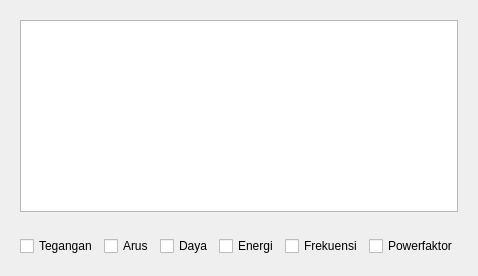
                  <widget class="QWidget" name="tab_2_average">
                   <property name="enabled">
                    <bool>true</bool>
                   </property>
                   <property name="sizePolicy">
                    <sizepolicy hsizetype="Expanding" vsizetype="Expanding">
                     <horstretch>0</horstretch>
                     <verstretch>0</verstretch>
                    </sizepolicy>
                   </property>
                   <attribute name="title">
                    <string>2</string>
                   </attribute>
                   <layout class="QVBoxLayout" name="verticalLayout_5">
                    <item>
                     <widget class="QWidget" name="avg2_container_top" native="true">
                      <property name="sizePolicy">
                       <sizepolicy hsizetype="Expanding" vsizetype="Expanding">
                        <horstretch>0</horstretch>
                        <verstretch>0</verstretch>
                       </sizepolicy>
                      </property>
                      <layout class="QGridLayout" name="gridLayout_10">
                       <item row="0" column="0">
                        <widget class="QGraphicsView" name="graphic_HOME_average_1">
                         <property name="font">
                          <font>
                           <family>JetBrains Mono</family>
                          </font>
                         </property>
                        </widget>
                       </item>
                      </layout>
                     </widget>
                    </item>
                    <item>
                     <widget class="QWidget" name="avg2_container_bot" native="true">
                      <property name="sizePolicy">
                       <sizepolicy hsizetype="Fixed" vsizetype="Fixed">
                        <horstretch>0</horstretch>
                        <verstretch>0</verstretch>
                       </sizepolicy>
                      </property>
                      <layout class="QGridLayout" name="gridLayout_9">
                       <item row="0" column="0">
                        <widget class="QCheckBox" name="checkBox_avg_tegangan">
                         <property name="text">
                          <string>Tegangan</string>
                         </property>
                        </widget>
                       </item>
                       <item row="0" column="1">
                        <widget class="QCheckBox" name="checkBox_avg_arus">
                         <property name="text">
                          <string>Arus</string>
                         </property>
                        </widget>
                       </item>
                       <item row="0" column="2">
                        <widget class="QCheckBox" name="checkBox_avg_daya">
                         <property name="text">
                          <string>Daya</string>
                         </property>
                        </widget>
                       </item>
                       <item row="0" column="3">
                        <widget class="QCheckBox" name="checkBox_avg_energi">
                         <property name="text">
                          <string>Energi</string>
                         </property>
                        </widget>
                       </item>
                       <item row="0" column="4">
                        <widget class="QCheckBox" name="checkBox_avg_frekuensi">
                         <property name="text">
                          <string>Frekuensi</string>
                         </property>
                        </widget>
                       </item>
                       <item row="0" column="5">
                        <widget class="QCheckBox" name="checkBox_avg_pf">
                         <property name="text">
                          <string>Powerfaktor</string>
                         </property>
                        </widget>
                       </item>
                      </layout>
                     </widget>
                    </item>
                   </layout>
                  </widget>
